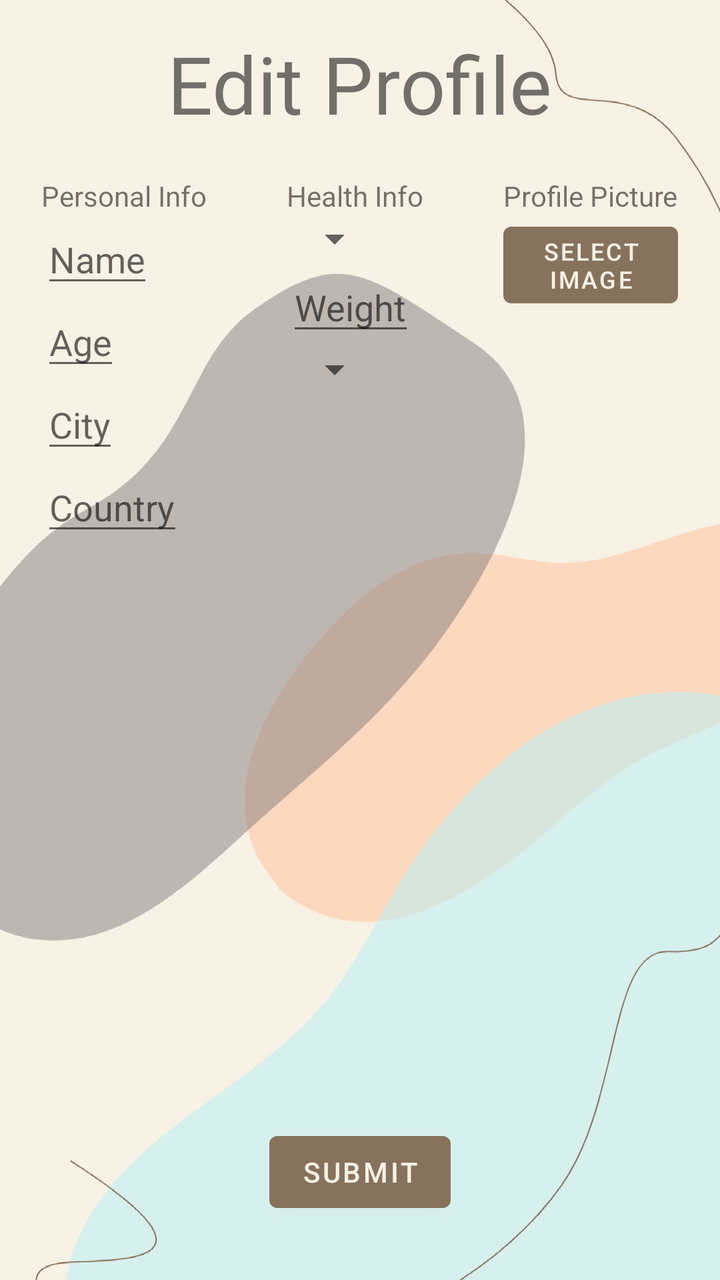
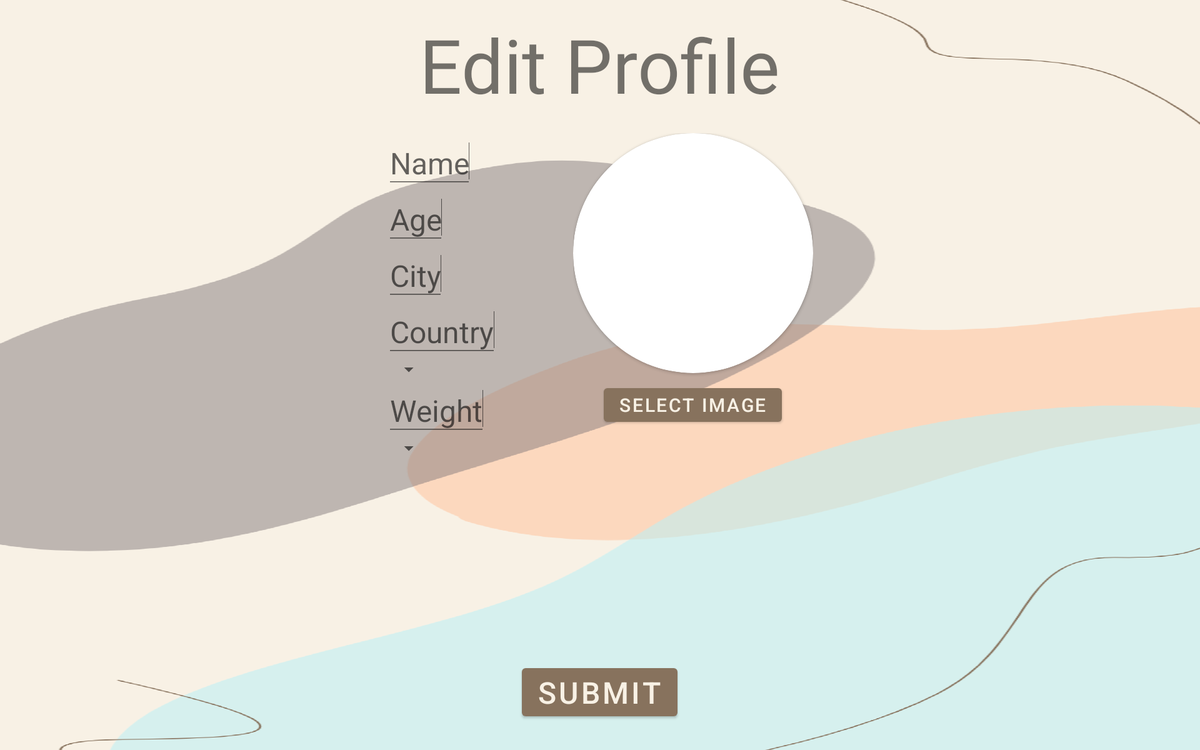

The same Android screen from two of the app's own layout files: first res/layout/ as a phone draws it, then the repository's variant for another configuration, drawn on a device whose configuration selects that folder. Both files follow.
<!-- AndroidManifest.xml: application theme Theme.4530Project1 -->
<!-- res/layout/activity_edit_profile.xml -->
<?xml version="1.0" encoding="utf-8"?>
<RelativeLayout xmlns:android="http://schemas.android.com/apk/res/android"
    xmlns:app="http://schemas.android.com/apk/res-auto"
    xmlns:tools="http://schemas.android.com/tools"
    android:layout_width="match_parent"
    android:layout_height="match_parent"
    android:background="@drawable/background_profile"
    tools:context=".EditProfileActivity">

    <TextView
        android:id="@+id/edit_profile_title"
        android:layout_width="wrap_content"
        android:layout_height="wrap_content"
        android:layout_centerHorizontal="true"
        android:text="Edit Profile"
        android:fontFamily="@font/quicksand_regular"
        android:textSize="40dp"
        android:layout_marginTop="15dp"
        />

    <LinearLayout
        android:layout_width="wrap_content"
        android:layout_height="wrap_content"
        android:layout_centerHorizontal="true"
        android:layout_below="@+id/edit_profile_title">

        <LinearLayout
            android:layout_width="wrap_content"
            android:layout_height="wrap_content"
            android:orientation="vertical"
            android:layout_alignParentTop="true"
            android:layout_alignParentStart="true"
            android:padding="20dp"
            >
            <TextView
                android:layout_width="wrap_content"
                android:layout_height="wrap_content"
                android:text="Personal Info"/>
            <EditText
                android:id="@+id/et_name"
                android:layout_width="wrap_content"
                android:layout_height="wrap_content"
                android:hint="Name" />
            <EditText
                android:id="@+id/et_age"
                android:layout_width="wrap_content"
                android:layout_height="wrap_content"
                android:inputType="number"
                android:hint="Age" />
            <EditText
                android:id="@+id/et_city"
                android:layout_width="wrap_content"
                android:layout_height="wrap_content"
                android:hint="City" />
            <EditText
                android:id="@+id/et_country"
                android:layout_width="wrap_content"
                android:layout_height="wrap_content"
                android:hint="Country" />
        </LinearLayout>

        <LinearLayout
            android:layout_width="wrap_content"
            android:layout_height="wrap_content"
            android:orientation="vertical"
            android:layout_alignParentTop="true"
            android:layout_centerInParent="true"
            android:padding="20dp"
            >
            <TextView
                android:layout_width="wrap_content"
                android:layout_height="wrap_content"
                android:text="Health Info"/>
            <Spinner
                android:id="@+id/sp_height"
                android:layout_width="wrap_content"
                android:layout_height="wrap_content" />
            <EditText
                android:id="@+id/et_weight"
                android:layout_width="wrap_content"
                android:layout_height="wrap_content"
                android:inputType="numberDecimal"
                android:hint="Weight" />
            <Spinner
                android:id="@+id/sp_sex"
                android:layout_width="wrap_content"
                android:layout_height="wrap_content" />
        </LinearLayout>

        <LinearLayout
            android:layout_width="wrap_content"
            android:layout_height="wrap_content"
            android:orientation="vertical"
            android:layout_alignParentTop="true"
            android:layout_alignParentEnd="true"
            android:padding="20dp"
            >
            <TextView
                android:layout_width="wrap_content"
                android:layout_height="wrap_content"
                android:text="Profile Picture"/>
            <ImageView
                android:id="@+id/img_profile_picture_edit"
                android:layout_width="wrap_content"
                android:layout_height="wrap_content" />
            <Button
                android:id="@+id/btn_profile_picture_select"
                android:layout_width="match_parent"
                android:layout_height="match_parent"
                android:text="Select Image"
                android:textSize="12sp"/>


        </LinearLayout>

    </LinearLayout>

    <Button
        android:id="@+id/btn_edit_profile_submit"
        android:layout_width="wrap_content"
        android:layout_height="wrap_content"
        android:layout_alignParentBottom="true"
        android:layout_centerInParent="true"
        android:layout_centerVertical="true"
        android:layout_marginBottom="30dp"
        android:text="Submit" />

</RelativeLayout>
<!-- resources referenced by this layout -->
<resources>
  <!-- drawable background_profile: png bitmap (drawable, 64543 bytes) -->
  <style name="Theme.4530Project1" parent="Theme.MaterialComponents.DayNight.NoActionBar">
          
          <item name="colorPrimary">@color/purple_500</item>
          <item name="colorPrimaryVariant">@color/purple_500</item>
          <item name="colorOnPrimary">@color/white</item>
          
          <item name="colorSecondary">@color/teal_200</item>
          <item name="colorSecondaryVariant">@color/teal_700</item>
          <item name="colorOnSecondary">@color/black</item>
          
          <item name="android:statusBarColor" tools:targetApi="l">?attr/colorPrimaryVariant</item>
          
      </style>
  <color name="purple_500">#FF87725d</color>
  <color name="white">#FFF8F1E5</color>
  <color name="teal_200">#FFc4f6fa</color>
  <color name="teal_700">#FF8f8688</color>
  <color name="black">#FF000000</color>
</resources>
<!-- res/layout-xlarge/activity_edit_profile.xml (the repository's variant of the layout above) -->
<!-- drawn on a large tablet held sideways -->
<?xml version="1.0" encoding="utf-8"?>
<RelativeLayout xmlns:android="http://schemas.android.com/apk/res/android"
    xmlns:app="http://schemas.android.com/apk/res-auto"
    xmlns:tools="http://schemas.android.com/tools"
    android:layout_width="match_parent"
    android:layout_height="match_parent"
    android:background="@drawable/background_profile"
    tools:context=".EditProfileActivity">

    <TextView
        android:id="@+id/edit_profile_title"
        android:layout_width="wrap_content"
        android:layout_height="wrap_content"
        android:layout_centerHorizontal="true"
        android:text="Edit Profile"
        android:fontFamily="@font/quicksand_regular"
        android:textSize="80dp"
        android:layout_marginTop="15dp"
        />

    <LinearLayout
        android:layout_width="wrap_content"
        android:layout_height="wrap_content"
        android:layout_centerHorizontal="true"
        android:layout_below="@+id/edit_profile_title">

        <LinearLayout
            android:layout_width="wrap_content"
            android:layout_height="wrap_content"
            android:orientation="vertical"
            android:layout_alignParentTop="true"
            android:layout_alignParentStart="true"
            android:padding="20dp"
            >
            <EditText
                android:id="@+id/et_name"
                android:layout_width="wrap_content"
                android:layout_height="wrap_content"
                android:hint="Name"
                android:textSize="32dp"/>
            <EditText
                android:id="@+id/et_age"
                android:layout_width="wrap_content"
                android:layout_height="wrap_content"
                android:inputType="number"
                android:hint="Age"
                android:textSize="32dp"/>
            <EditText
                android:id="@+id/et_city"
                android:layout_width="wrap_content"
                android:layout_height="wrap_content"
                android:hint="City"
                android:textSize="32dp"/>
            <EditText
                android:id="@+id/et_country"
                android:layout_width="wrap_content"
                android:layout_height="wrap_content"
                android:hint="Country"
                android:textSize="32dp"/>
            <Spinner
                android:id="@+id/sp_height"
                android:layout_width="wrap_content"
                android:layout_height="wrap_content" />
            <EditText
                android:id="@+id/et_weight"
                android:layout_width="wrap_content"
                android:layout_height="wrap_content"
                android:inputType="numberDecimal"
                android:hint="Weight"
                android:textSize="32dp"/>
            <Spinner
                android:id="@+id/sp_sex"
                android:layout_width="wrap_content"
                android:layout_height="wrap_content" />
        </LinearLayout>

        <LinearLayout
            android:layout_width="wrap_content"
            android:layout_height="wrap_content"
            android:orientation="vertical"
            android:layout_alignParentTop="true"
            android:layout_centerInParent="true"
            android:padding="20dp"
            >

        </LinearLayout>

        <LinearLayout
            android:layout_width="wrap_content"
            android:layout_height="wrap_content"
            android:orientation="vertical"
            android:layout_alignParentTop="true"
            android:layout_alignParentEnd="true"
            android:gravity="center"
            android:padding="20dp"
            >
            <androidx.cardview.widget.CardView
                android:layout_width="256dp"
                android:layout_height="256dp"
                android:layout_marginBottom="10dp"
                app:cardCornerRadius="128dp">
                <ImageView
                    android:id="@+id/img_profile_picture_edit"
                    android:layout_width="256dp"
                    android:layout_height="256dp"
                    android:scaleType="fitXY"
                    android:src="@drawable/default_profile_picture"/>
            </androidx.cardview.widget.CardView>
            <Button
                android:id="@+id/btn_profile_picture_select"
                android:layout_width="wrap_content"
                android:layout_height="wrap_content"
                android:text="Select Image"
                android:textSize="20sp"/>


        </LinearLayout>

    </LinearLayout>

    <Button
        android:id="@+id/btn_edit_profile_submit"
        android:layout_width="wrap_content"
        android:layout_height="wrap_content"
        android:layout_alignParentBottom="true"
        android:layout_centerInParent="true"
        android:layout_centerVertical="true"
        android:layout_marginBottom="30dp"
        android:text="Submit"
        android:textSize="32dp"/>

</RelativeLayout>
